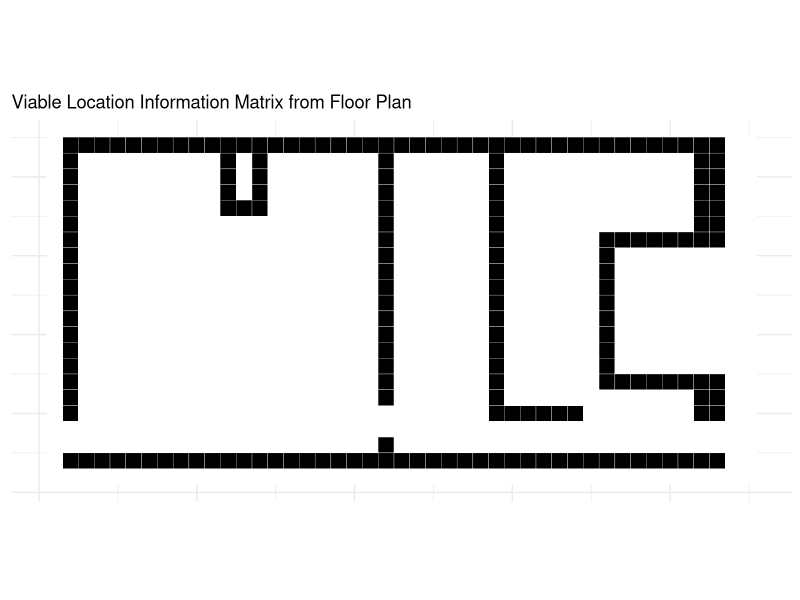
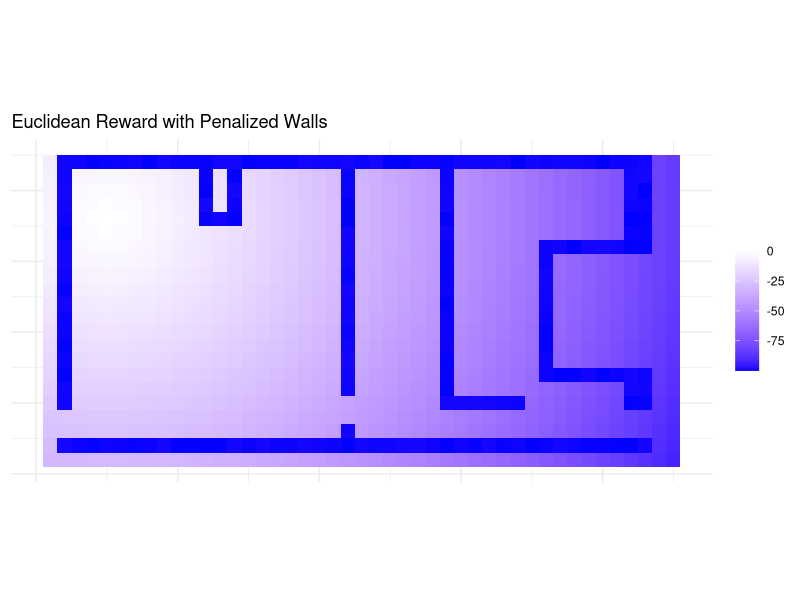

The R source for these figures, in order:
# test python translate fp matrix reading
getwd()

library(ggplot2)
library(reshape2)
df = read.csv("data/floor_plan_matrix1.csv", header = FALSE)
colnames(df) <- NULL
df_mat = as.matrix(df)

matrix_data_long <- melt(df_mat)
colnames(matrix_data_long) <- c("X1", "X2", "value")

mat_plot = ggplot(matrix_data_long, aes(x=X2, y=rev(X1), fill=factor(value))) + 
  geom_tile(color="white") + 
  scale_fill_manual(values=c("0"="white", "1"="black")) + 
  theme_minimal() + 
  ggtitle("Viable Location Information Matrix from Floor Plan") +
  theme(axis.text.x=element_blank(), axis.text.y=element_blank(), 
        axis.ticks=element_blank(), axis.title.x=element_blank(), 
        axis.title.y=element_blank(), legend.position="none") + 
  coord_fixed()
print(mat_plot)


# initial ideas for rewards system


# Assuming 'df_mat' is your matrix and start_point is c(start_x, start_y)
start_point <- c(5, 5)  # Example start point, adjust as needed

# Step 2 & 3: Calculate Euclidean distance and adjust values for 0 cells
for (i in 1:nrow(df_mat)) {
  for (j in 1:ncol(df_mat)) {
    if (df_mat[i, j] == 0) {
      dist <- sqrt((i - start_point[1])^2 + (j - start_point[2])^2)
      df_mat[i, j] <- -(dist^(1.2)) # Use negative distance to indicate it decreases away from start
    }
  }
}

# Step 4: Replace 1 cells with random negative numbers
df_mat[df_mat == 1] <- runif(sum(df_mat == 1), min=-100, max=-99)  # Adjust range as needed

# Prepare data for ggplot
df_mat_long <- melt(as.matrix(df_mat))
names(df_mat_long) <- c("X", "Y", "value")

# Step 5: Use ggplot to plot a heatmap
pgrid = ggplot(df_mat_long, aes(Y, rev(X), fill=value)) +
  geom_tile() + ggtitle("Euclidean Reward with Penalized Walls") +
  scale_fill_gradient2(low="blue", high="red", mid="white", midpoint=0) +
  theme_minimal() +
  theme(axis.text.x = element_blank(), axis.text.y = element_blank(),
        axis.ticks = element_blank(), axis.title.x = element_blank(),
        axis.title.y = element_blank(), legend.title = element_blank()) +
  coord_fixed()
print(pgrid)
